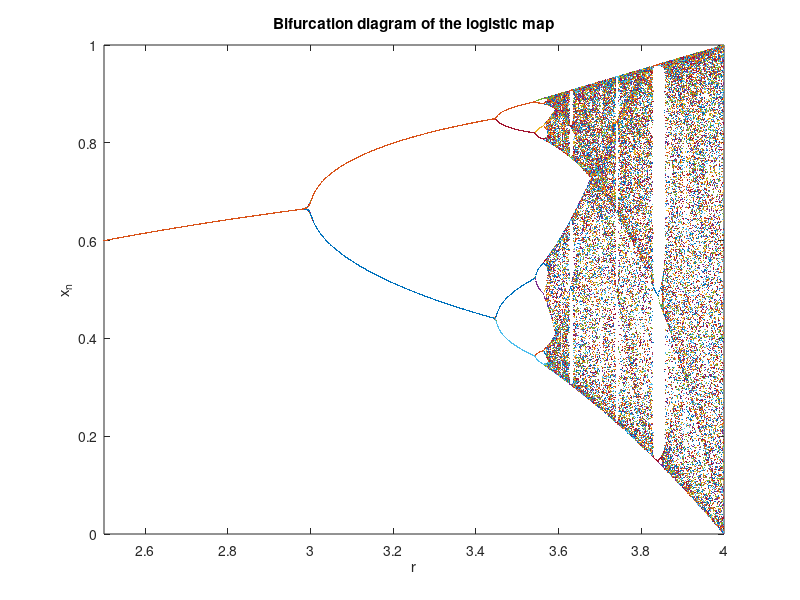

This chart was generated by the following MATLAB code:
%pkg load parallel; % Not necessary presently

global Nplot;
Nplot = 100;
r = [2.5:0.001:4.0]';

function res = trial(r)
	Npre = 250;
	global Nplot;
	x = zeros(length(r),Nplot);

	x(:,1) = 0.5;

	for n = [1:Npre]
		x(:,1) = r .* x(:,1) .* (1 - x(:,1));
	end

	for n = [1:Nplot-1]
		x(:,n+1) = r .* x(:,n) .* (1 - x(:,n));
	end

	res = x;
endfunction

x = trial(r);
%x = pararrayfun(nproc, @trial, r);
xvals = (r .* ones(1,Nplot));
plot(xvals, x, '.', 'markersize', 2);

title('Bifurcation diagram of the logistic map');
xlabel('r');  ylabel('x_n');
set(gca, 'xlim', [2.5 4.0]);
hold off; 
